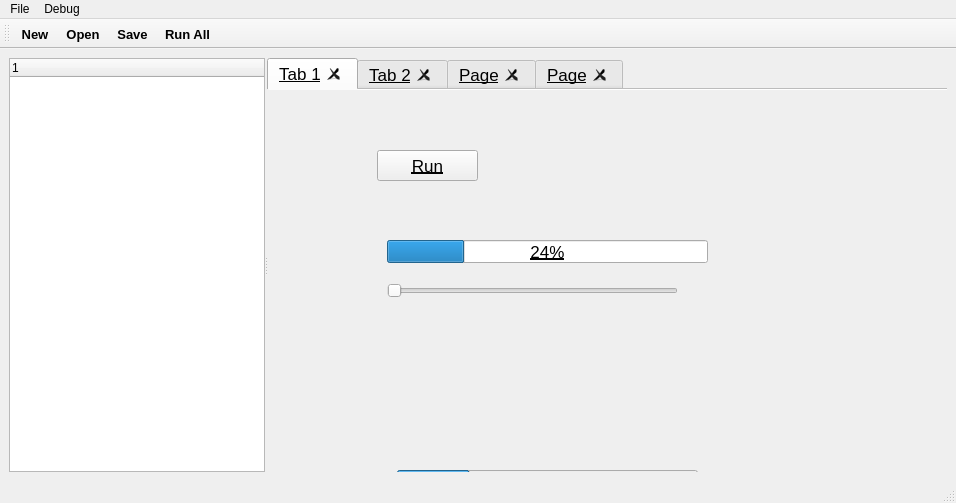
<?xml version="1.0" encoding="UTF-8"?>
<ui version="4.0">
 <class>MainWindow</class>
 <widget class="QMainWindow" name="MainWindow">
  <property name="geometry">
   <rect>
    <x>0</x>
    <y>0</y>
    <width>956</width>
    <height>503</height>
   </rect>
  </property>
  <property name="windowTitle">
   <string>MainWindow</string>
  </property>
  <widget class="QWidget" name="centralwidget">
   <layout class="QHBoxLayout" name="horizontalLayout">
    <item>
     <widget class="QSplitter" name="splitter">
      <property name="minimumSize">
       <size>
        <width>0</width>
        <height>0</height>
       </size>
      </property>
      <property name="font">
       <font>
        <weight>50</weight>
        <bold>false</bold>
       </font>
      </property>
      <property name="frameShape">
       <enum>QFrame::NoFrame</enum>
      </property>
      <property name="frameShadow">
       <enum>QFrame::Plain</enum>
      </property>
      <property name="lineWidth">
       <number>2</number>
      </property>
      <property name="midLineWidth">
       <number>2</number>
      </property>
      <property name="orientation">
       <enum>Qt::Horizontal</enum>
      </property>
      <property name="opaqueResize">
       <bool>true</bool>
      </property>
      <property name="handleWidth">
       <number>2</number>
      </property>
      <property name="childrenCollapsible">
       <bool>false</bool>
      </property>
      <widget class="QTreeWidget" name="treeWidget">
       <property name="sizePolicy">
        <sizepolicy hsizetype="Expanding" vsizetype="Expanding">
         <horstretch>0</horstretch>
         <verstretch>0</verstretch>
        </sizepolicy>
       </property>
       <property name="minimumSize">
        <size>
         <width>100</width>
         <height>0</height>
        </size>
       </property>
       <column>
        <property name="text">
         <string notr="true">1</string>
        </property>
       </column>
      </widget>
      <widget class="QTabWidget" name="tabWidget">
       <property name="sizePolicy">
        <sizepolicy hsizetype="Expanding" vsizetype="Expanding">
         <horstretch>1</horstretch>
         <verstretch>0</verstretch>
        </sizepolicy>
       </property>
       <property name="minimumSize">
        <size>
         <width>0</width>
         <height>0</height>
        </size>
       </property>
       <property name="font">
        <font>
         <pointsize>13</pointsize>
         <weight>50</weight>
         <bold>false</bold>
         <underline>true</underline>
         <strikeout>false</strikeout>
        </font>
       </property>
       <property name="currentIndex">
        <number>0</number>
       </property>
       <property name="elideMode">
        <enum>Qt::ElideLeft</enum>
       </property>
       <property name="documentMode">
        <bool>true</bool>
       </property>
       <property name="tabsClosable">
        <bool>true</bool>
       </property>
       <property name="movable">
        <bool>true</bool>
       </property>
       <property name="tabBarAutoHide">
        <bool>true</bool>
       </property>
       <widget class="QWidget" name="tab">
        <property name="toolTip">
         <string>&lt;html&gt;&lt;head/&gt;&lt;body&gt;&lt;p&gt;&lt;span style=&quot; font-weight:600;&quot;&gt;Show the Settings&lt;/span&gt;&lt;/p&gt;&lt;/body&gt;&lt;/html&gt;</string>
        </property>
        <attribute name="title">
         <string>Tab 1</string>
        </attribute>
        <widget class="QPushButton" name="pushButton">
         <property name="geometry">
          <rect>
           <x>110</x>
           <y>60</y>
           <width>101</width>
           <height>31</height>
          </rect>
         </property>
         <property name="text">
          <string>Run</string>
         </property>
        </widget>
        <widget class="QSlider" name="horizontalSlider">
         <property name="geometry">
          <rect>
           <x>120</x>
           <y>190</y>
           <width>291</width>
           <height>22</height>
          </rect>
         </property>
         <property name="orientation">
          <enum>Qt::Horizontal</enum>
         </property>
        </widget>
        <widget class="QProgressBar" name="progressBar">
         <property name="geometry">
          <rect>
           <x>120</x>
           <y>150</y>
           <width>321</width>
           <height>23</height>
          </rect>
         </property>
         <property name="value">
          <number>24</number>
         </property>
        </widget>
        <widget class="QProgressBar" name="progressBar2">
         <property name="geometry">
          <rect>
           <x>130</x>
           <y>380</y>
           <width>301</width>
           <height>23</height>
          </rect>
         </property>
         <property name="value">
          <number>24</number>
         </property>
        </widget>
       </widget>
       <widget class="QWidget" name="tab2">
        <attribute name="title">
         <string>Tab 2</string>
        </attribute>
       </widget>
       <widget class="QWidget" name="tab3">
        <attribute name="title">
         <string>Page</string>
        </attribute>
       </widget>
       <widget class="QWidget" name="tab4">
        <attribute name="title">
         <string>Page</string>
        </attribute>
       </widget>
      </widget>
     </widget>
    </item>
   </layout>
  </widget>
  <widget class="QMenuBar" name="menubar">
   <property name="geometry">
    <rect>
     <x>0</x>
     <y>0</y>
     <width>956</width>
     <height>22</height>
    </rect>
   </property>
   <widget class="QMenu" name="menuFile">
    <property name="title">
     <string>File</string>
    </property>
    <addaction name="actionNew"/>
    <addaction name="actionOpen"/>
    <addaction name="actionSave"/>
    <addaction name="actionEdit"/>
    <addaction name="actionExit"/>
   </widget>
   <widget class="QMenu" name="menuDebug">
    <property name="title">
     <string>Debug</string>
    </property>
    <addaction name="actionConnect_Debugger"/>
    <addaction name="actionDisconnect_Debugger"/>
   </widget>
   <addaction name="menuFile"/>
   <addaction name="menuDebug"/>
  </widget>
  <widget class="QStatusBar" name="statusbar"/>
  <widget class="QToolBar" name="toolBar">
   <property name="font">
    <font>
     <pointsize>10</pointsize>
     <weight>75</weight>
     <bold>true</bold>
    </font>
   </property>
   <property name="acceptDrops">
    <bool>true</bool>
   </property>
   <property name="windowTitle">
    <string>toolBar</string>
   </property>
   <property name="layoutDirection">
    <enum>Qt::LeftToRight</enum>
   </property>
   <property name="autoFillBackground">
    <bool>false</bool>
   </property>
   <attribute name="toolBarArea">
    <enum>TopToolBarArea</enum>
   </attribute>
   <attribute name="toolBarBreak">
    <bool>false</bool>
   </attribute>
   <addaction name="actionNew"/>
   <addaction name="actionOpen"/>
   <addaction name="actionSave"/>
   <addaction name="actionRun_All"/>
  </widget>
  <action name="actionNew">
   <property name="icon">
    <iconset>
     <normaloff>:/Resources/Resources/option-icon.png</normaloff>:/Resources/Resources/option-icon.png</iconset>
   </property>
   <property name="text">
    <string>New</string>
   </property>
  </action>
  <action name="actionOpen">
   <property name="checkable">
    <bool>true</bool>
   </property>
   <property name="icon">
    <iconset>
     <normaloff>:/Resources/Resources/Íffnen.bmp</normaloff>:/Resources/Resources/Íffnen.bmp</iconset>
   </property>
   <property name="text">
    <string>Open</string>
   </property>
  </action>
  <action name="actionSave">
   <property name="checkable">
    <bool>true</bool>
   </property>
   <property name="icon">
    <iconset>
     <normaloff>:/Resources/Resources/save-48x48.png</normaloff>:/Resources/Resources/save-48x48.png</iconset>
   </property>
   <property name="text">
    <string>Save</string>
   </property>
  </action>
  <action name="actionEdit">
   <property name="icon">
    <iconset>
     <normaloff>:/Resources/Resources/option-icon.png</normaloff>:/Resources/Resources/option-icon.png</iconset>
   </property>
   <property name="text">
    <string>Edit</string>
   </property>
  </action>
  <action name="actionExit">
   <property name="icon">
    <iconset>
     <normaloff>:/Resources/Resources/cancel2-24x24.png</normaloff>:/Resources/Resources/cancel2-24x24.png</iconset>
   </property>
   <property name="text">
    <string>Exit</string>
   </property>
  </action>
  <action name="actionConnect_Debugger">
   <property name="icon">
    <iconset>
     <normaloff>:/Resources/Resources/faq-icon.png</normaloff>:/Resources/Resources/faq-icon.png</iconset>
   </property>
   <property name="text">
    <string>Connect Debugger</string>
   </property>
  </action>
  <action name="actionDisconnect_Debugger">
   <property name="icon">
    <iconset>
     <normaloff>:/Resources/Resources/btnoff-32x32.png</normaloff>:/Resources/Resources/btnoff-32x32.png</iconset>
   </property>
   <property name="text">
    <string>Disconnect Debugger</string>
   </property>
  </action>
  <action name="actionRun_All">
   <property name="text">
    <string>Run All</string>
   </property>
   <property name="toolTip">
    <string>Run All</string>
   </property>
  </action>
 </widget>
 <resources/>
 <connections/>
</ui>
